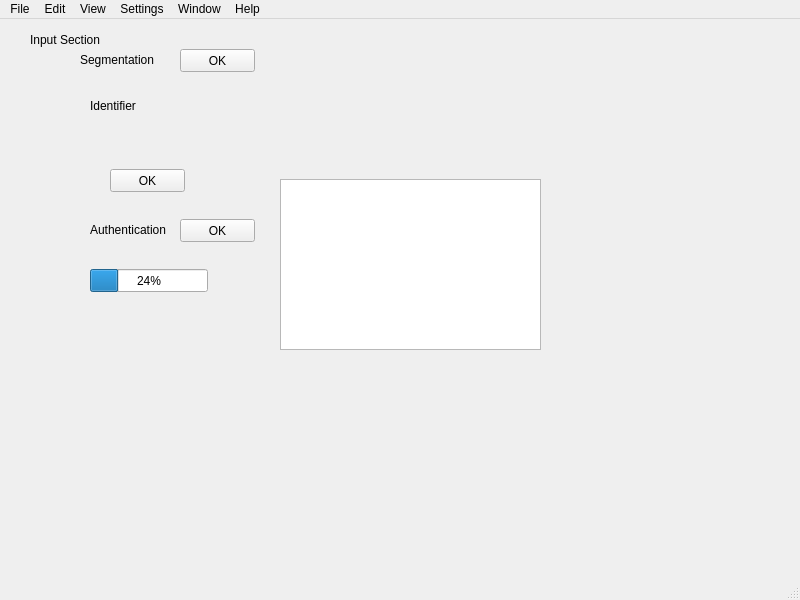
<?xml version="1.0" encoding="UTF-8"?>
<ui version="4.0">
 <class>MainWindow</class>
 <widget class="QMainWindow" name="MainWindow">
  <property name="geometry">
   <rect>
    <x>0</x>
    <y>0</y>
    <width>800</width>
    <height>600</height>
   </rect>
  </property>
  <property name="windowTitle">
   <string>MainWindow</string>
  </property>
  <widget class="QWidget" name="centralwidget">
   <widget class="QLabel" name="label">
    <property name="geometry">
     <rect>
      <x>30</x>
      <y>10</y>
      <width>81</width>
      <height>21</height>
     </rect>
    </property>
    <property name="text">
     <string>Input Section</string>
    </property>
   </widget>
   <widget class="QLabel" name="label_2">
    <property name="geometry">
     <rect>
      <x>80</x>
      <y>30</y>
      <width>91</width>
      <height>21</height>
     </rect>
    </property>
    <property name="text">
     <string>Segmentation</string>
    </property>
   </widget>
   <widget class="QLabel" name="label_3">
    <property name="geometry">
     <rect>
      <x>90</x>
      <y>80</y>
      <width>47</width>
      <height>14</height>
     </rect>
    </property>
    <property name="text">
     <string>Identifier</string>
    </property>
   </widget>
   <widget class="QLabel" name="label_4">
    <property name="geometry">
     <rect>
      <x>90</x>
      <y>200</y>
      <width>81</width>
      <height>21</height>
     </rect>
    </property>
    <property name="text">
     <string>Authentication</string>
    </property>
   </widget>
   <widget class="QProgressBar" name="progressBar">
    <property name="geometry">
     <rect>
      <x>90</x>
      <y>250</y>
      <width>118</width>
      <height>23</height>
     </rect>
    </property>
    <property name="value">
     <number>24</number>
    </property>
   </widget>
   <widget class="QGraphicsView" name="graphicsView">
    <property name="geometry">
     <rect>
      <x>280</x>
      <y>160</y>
      <width>261</width>
      <height>171</height>
     </rect>
    </property>
   </widget>
   <widget class="QPushButton" name="pushButton">
    <property name="geometry">
     <rect>
      <x>180</x>
      <y>30</y>
      <width>75</width>
      <height>23</height>
     </rect>
    </property>
    <property name="text">
     <string>OK</string>
    </property>
   </widget>
   <widget class="QPushButton" name="pushButton_2">
    <property name="geometry">
     <rect>
      <x>110</x>
      <y>150</y>
      <width>75</width>
      <height>23</height>
     </rect>
    </property>
    <property name="text">
     <string>OK</string>
    </property>
   </widget>
   <widget class="QPushButton" name="pushButton_3">
    <property name="geometry">
     <rect>
      <x>180</x>
      <y>200</y>
      <width>75</width>
      <height>23</height>
     </rect>
    </property>
    <property name="text">
     <string>OK</string>
    </property>
   </widget>
   <widget class="QWidget" name="verticalLayoutWidget">
    <property name="geometry">
     <rect>
      <x>150</x>
      <y>60</y>
      <width>160</width>
      <height>80</height>
     </rect>
    </property>
    <layout class="QVBoxLayout" name="verticalLayout"/>
   </widget>
  </widget>
  <widget class="QMenuBar" name="menubar">
   <property name="geometry">
    <rect>
     <x>0</x>
     <y>0</y>
     <width>800</width>
     <height>22</height>
    </rect>
   </property>
   <widget class="QMenu" name="menuRadiographic_Identifier">
    <property name="title">
     <string>File</string>
    </property>
    <addaction name="separator"/>
    <addaction name="actionImport"/>
    <addaction name="actionNew"/>
    <addaction name="actionSave"/>
   </widget>
   <widget class="QMenu" name="menuNew">
    <property name="title">
     <string>Edit</string>
    </property>
    <addaction name="actionNew_2"/>
    <addaction name="actionOld"/>
   </widget>
   <widget class="QMenu" name="menuView">
    <property name="title">
     <string>View</string>
    </property>
    <addaction name="actionNew_3"/>
    <addaction name="actionOld_2"/>
   </widget>
   <widget class="QMenu" name="menuSettings">
    <property name="title">
     <string>Settings</string>
    </property>
    <addaction name="actionNew_4"/>
    <addaction name="actionOld_3"/>
   </widget>
   <widget class="QMenu" name="menuWindow">
    <property name="title">
     <string>Window</string>
    </property>
    <addaction name="actionNew_5"/>
    <addaction name="actionOld_4"/>
   </widget>
   <widget class="QMenu" name="menuHelp">
    <property name="title">
     <string>Help</string>
    </property>
    <addaction name="actionNew_6"/>
    <addaction name="actionOld_5"/>
   </widget>
   <addaction name="menuRadiographic_Identifier"/>
   <addaction name="menuNew"/>
   <addaction name="menuView"/>
   <addaction name="menuSettings"/>
   <addaction name="menuWindow"/>
   <addaction name="menuHelp"/>
  </widget>
  <widget class="QStatusBar" name="statusbar"/>
  <action name="actionImport">
   <property name="text">
    <string>Import</string>
   </property>
  </action>
  <action name="actionNew">
   <property name="text">
    <string>New</string>
   </property>
  </action>
  <action name="actionSave">
   <property name="text">
    <string>Save</string>
   </property>
  </action>
  <action name="actionNew_2">
   <property name="text">
    <string>New</string>
   </property>
  </action>
  <action name="actionOld">
   <property name="text">
    <string>Old</string>
   </property>
  </action>
  <action name="actionNew_3">
   <property name="text">
    <string>New</string>
   </property>
  </action>
  <action name="actionOld_2">
   <property name="text">
    <string>Old</string>
   </property>
  </action>
  <action name="actionNew_4">
   <property name="text">
    <string>New</string>
   </property>
  </action>
  <action name="actionOld_3">
   <property name="text">
    <string>Old</string>
   </property>
  </action>
  <action name="actionNew_5">
   <property name="text">
    <string>New</string>
   </property>
  </action>
  <action name="actionOld_4">
   <property name="text">
    <string>Old</string>
   </property>
  </action>
  <action name="actionNew_6">
   <property name="text">
    <string>New</string>
   </property>
  </action>
  <action name="actionOld_5">
   <property name="text">
    <string>Old</string>
   </property>
  </action>
 </widget>
 <resources/>
 <connections/>
</ui>
